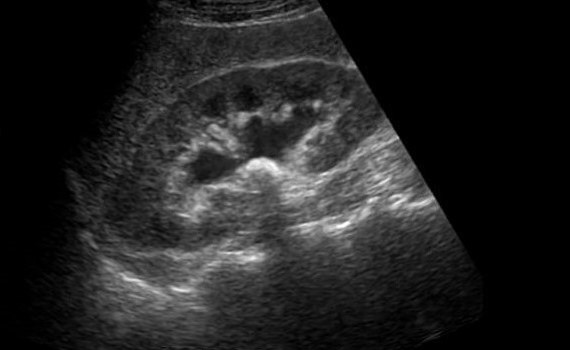
#> input picture final_stone1.jpg, 570 x 350 px, found by its file name
$ python code.py   (older library calls are emulated)
#> lines starting #> are read from the running program, lines starting #| are printed output that depends on the picture; after the words box and inside, x2 and y2 are one past the last pixel; in counts of white or black regions, pixels touching at a corner belong together
import cv2
import argparse
import numpy as np
import matplotlib.pyplot as plt
from skimage import morphology
import math

#s = r'images\final_normal1.jpeg'
s = r'images\final_stone1.jpg'
img = cv2.imread(s,0)
#> img is the input picture: shape (350, 570); min 0, max 255, mean 33.7

'''def Histeq(img):
    histogram = [0]*256
    for i in img:
        for j in i:
            histogram[int(j)]+=1
    cum = [histogram[0]]
    for i in range(1,len(histogram)):
    	cum.append( cum[-1]+histogram[i] )
    # cum = np.array(cum)
    num = (cum - np.min(cum)) * 255
    den = np.max(cum) - np.min(cum)
    cum = num/den
    new_img = np.zeros(img.shape)
    for i in range(len(new_img)):
        for j in range(len(new_img[0])):
            new_img[i][j] = cum[int(img[i][j])]
    return new_img'''
def get_Lap_kernel(kernel,inp_shape):
    m=inp_shape[0]
    n=inp_shape[1]
    lap_kernel = np.zeros((m+2,n+2))
    lap_kernel[0][0] = kernel[1][1]
    lap_kernel[0][1] = kernel[1][2]
    lap_kernel[1][0] = kernel[2][1]
    lap_kernel[1][1] = kernel[2][2]
    lap_kernel[m+1][0] = kernel[1][0]
    lap_kernel[0][n+1] = kernel[0][1]
    lap_kernel[m+1][n+1] = kernel[0][0]
    lap_kernel[m+1][1] = kernel[0][2]
    lap_kernel[1][n+1] = kernel[2][0]
    return lap_kernel

def lap(img):
    inp = img
    inp_shape = inp.shape
    inp_pad = np.zeros((inp_shape[0]+2,inp_shape[1]+2))
    for i in range(inp_shape[0]+2):
        for j in range(inp_shape[1]+2):
            if(i<inp_shape[0] and j<inp_shape[1]):
                inp_pad[i][j] = inp[i][j]
    inp_fft = np.fft.fft2(inp_pad)
    kernel = np.array([[0,1,0],[1,-4,1],[0,1,0]])
    lap_kernel = get_Lap_kernel(kernel,inp_shape)
    lap_kernel_fft = np.fft.fft2(lap_kernel)
    result_fft = np.multiply(inp_fft,lap_kernel_fft)
    result = np.fft.ifft2(result_fft)
    result =  inp_pad - result
    for i in range(inp_shape[0]+2):
        for j in range(inp_shape[1]+2):
            result[i][j] = min(255,result[i][j])
            result[i][j] = max(0,result[i][j])
    result=result[:inp_shape[0],:inp_shape[1]]
    return np.abs(result)
def do_fft(x):
    return np.fft.fftshift(np.fft.fft2(x))

def do_ifft(x):
    return np.fft.ifft2(np.fft.ifftshift(x))

def get_Gaussian_kernel(inp_shape):
    m=inp_shape[0]
    n=inp_shape[1]
    kernel = np.zeros(inp_shape)
    for i in range(m):
        for j in range(n):
            kernel[i][j] = math.sqrt(pow((i-m//2),2)+pow(j-n//2,2))
            kernel[i][j] = math.exp(-1*pow(kernel[i][j],2)/800)
    return kernel

def gaussian(img):
    inp = img
    inp_shape = inp.shape
    inp_fft = do_fft(inp)
    kernel_fft = get_Gaussian_kernel(inp_shape)
    result_fft = np.multiply(inp_fft,kernel_fft)
    result = do_ifft(result_fft)
    return np.abs(result)

def median_filter(img):
    img = np.pad(img, (1, 1), 'constant', constant_values=(0))
    for i in range(img.shape[0]-2):
        for j in range(img.shape[1]-2):
            # print(img[i:i+3,j:j+3])
            img[i][j] = np.median(img[i:i+3,j:j+3])
    return img

def median(img):
    im1 =  cv2.medianBlur(img,5)
    im2 =  cv2.medianBlur(im1,3)
    return im2

def segmentation(img):
    kernel = np.ones((5,5), np.uint8)
    img_erosion = cv2.erode(img, kernel, iterations=1)
    img_dilation = cv2.dilate(img, kernel, iterations=1)
    return img_erosion, img_dilation

def filter_extraction(img):
    ret, thresh1 = cv2.threshold(img, 250, 255, cv2.THRESH_BINARY + cv2.THRESH_OTSU)
    return thresh1

def pre_processing(img):
    plt.figure("Pre-processing")
    plt.title("Pre-processing")
    img_rm_small = morphology.remove_small_objects(img, min_size=5, connectivity=2, in_place=False)
    plt.subplot(2,2,1)
    plt.title("Input Image")
    plt.imshow(img,'gray')
    plt.xticks([])
    plt.yticks([])

    img_ostu = filter_extraction(img_rm_small)
    plt.subplot(2,2,2)
    plt.title("Applying otsu")
    plt.imshow(img_ostu,'gray')
    plt.xticks([])
    plt.yticks([])

    im_floodfill = img_ostu.copy()
    h, w = img_ostu.shape[:2]
    mask = np.zeros((h+2, w+2), np.uint8)
    cv2.floodFill(im_floodfill, mask, (0,0), 255)
    im_floodfill_inv = cv2.bitwise_not(im_floodfill)
    img_filled = img_ostu | im_floodfill_inv
    plt.subplot(2,2,3)
    plt.title("Filling")
    plt.imshow(img_filled,'gray')
    plt.xticks([])
    plt.yticks([])

    final_pre_processing_img = np.zeros(img.shape)

    for i in range(len(img)):
        for j in range(len(img[0])):
            if(img_filled[i][j]==0):
                final_pre_processing_img[i][j]=0
            else:
                final_pre_processing_img[i][j] = img[i][j]
    plt.subplot(2,2,4)
    plt.title("Final preprocessing")
    plt.imshow(final_pre_processing_img,'gray')
    plt.xticks([])
    plt.yticks([])
    # print(final_pre_processing_img)
    plt.show()
    return final_pre_processing_img

def enhancement(img):

    plt.figure("Image Enchancement")
    plt.title("Image Enchancement")
    plt.subplot(3,1,1)
    plt.title("Pre-processing Image")
    plt.imshow(img,'gray')
    plt.xticks([])
    plt.yticks([])

    img_gaussian = gaussian(img)
    plt.subplot(3,1,2)
    plt.title("Applying gaussian filter")
    plt.imshow(img_gaussian,'gray')
    plt.xticks([])
    plt.yticks([])


    img_median=median_filter(img_gaussian)
    plt.subplot(3,1,3)
    plt.title("Applying median filter")
    plt.imshow(img_median,'gray')
    plt.xticks([])
    plt.yticks([])

    plt.show()
    return img_median

def detection(img):
    final_pre_processing_img = pre_processing(img)
#> in filter_extraction, `ret, thresh1 = cv2.threshold(img, 250, 255, cv2.THRESH_BINARY + cv2.TH..`:
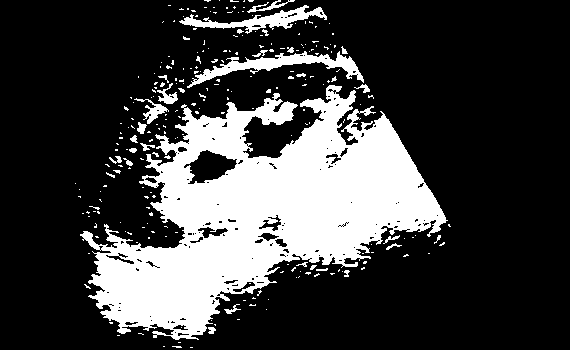
#> thresh1: shape (350, 570); 24.6% white; 255 white regions (223 under 20 px), largest, box (x1, y1, x2, y2) and area: (80, 85, 448, 340) 43327, (187, 51, 364, 88) 1769, (179, 5, 327, 34) 1276
#> in filter_extraction, `ret, thresh1 = cv2.threshold(img, 250, 255, cv2.THRESH_BINARY + cv2.TH..`: ret = 54
#> in pre_processing, `cv2.floodFill(im_floodfill, mask, (0,0), 255)`:
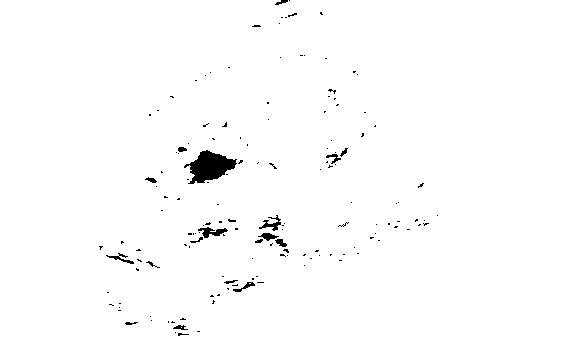
#> im_floodfill: shape (350, 570); 98.8% white; 150 black regions (132 under 20 px), largest, box (x1, y1, x2, y2) and area: (184, 150, 237, 184) 997, (198, 227, 228, 238) 160, (259, 215, 281, 231) 126
#> in pre_processing, `img_filled = img_ostu | im_floodfill_inv`: img_filled: shape (350, 570); 25.8% white; 253 white regions (221 under 20 px), largest, box (x1, y1, x2, y2) and area: (80, 85, 448, 340) 45711, (187, 51, 364, 88) 1788, (179, 5, 327, 34) 1318
#> after the loop in pre_processing, `for i in range(len(img)):`:
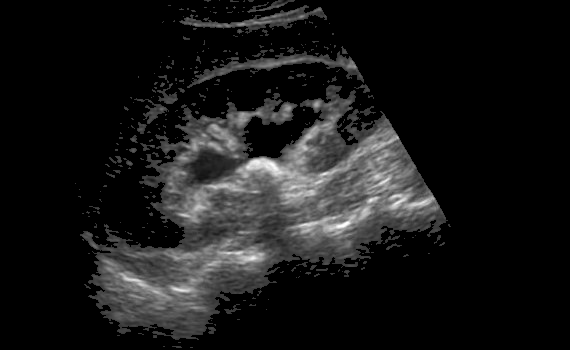
#> final_pre_processing_img: shape (350, 570) float64; min 0, max 255, mean 24.2
    final_enhanced_img = enhancement(final_pre_processing_img)
#> after the loop in get_Gaussian_kernel, `for i in range(m):`:
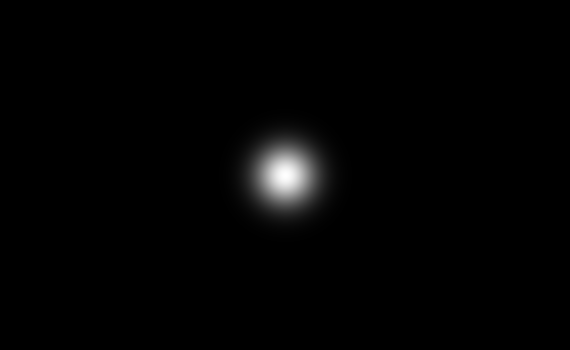
#> kernel: shape (350, 570) float64; min 1.91e-61, max 1, mean 0.0126
#> in gaussian, `return np.abs(result)`:
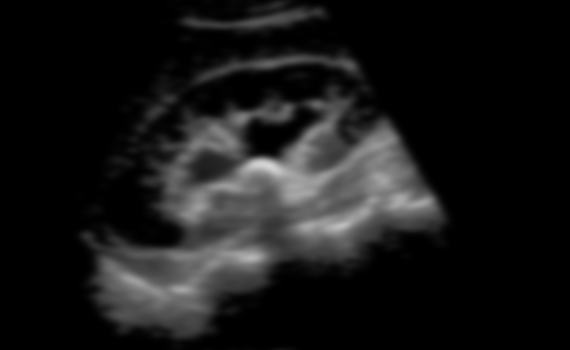
#> returned value: shape (350, 570) float64; min 8.36e-20, max 213.2, mean 24.2

    img_erosion , img_dilation =segmentation(final_enhanced_img)
#> in segmentation, `img_dilation = cv2.dilate(img, kernel, iterations=1)`:
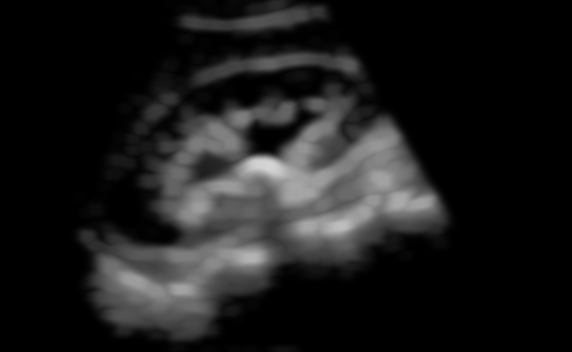
#> img_dilation: shape (352, 572) float64; min 7.01e-16, max 212.3, mean 27.7

    for i in range(len(img_erosion)):
        for j in range(len(img_erosion[0])):
            if(img_erosion[i][j]<190):
                img_erosion[i][j] = 0

    for i in range(len(img_dilation)):
        for j in range(len(img_dilation[0])):
            if(img_dilation[i][j]<190):
                img_dilation[i][j] = 0
    plt.figure("Segmentation")
    plt.title("Segmentation")
    plt.subplot(3,1,2)
    plt.title("Enhanced Image")
    plt.imshow(final_enhanced_img,'gray')
    plt.xticks([])
    plt.yticks([])

    plt.subplot(3,1,3)
    plt.title("Dilation followed by segmentation")
    plt.imshow(img_dilation,'gray')
    plt.xticks([])
    plt.yticks([])
    plt.subplot(3,1,1)
    plt.title("Input Image")
    plt.imshow(img,'gray')
    plt.xticks([])
    plt.yticks([])

    plt.show()

detection(img)
#> after the loop in detection, `for i in range(len(img_erosion)):`:
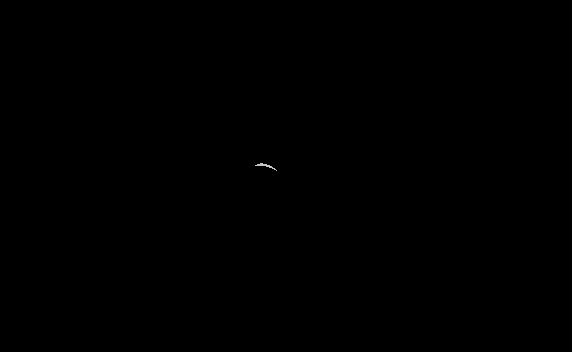
#> img_erosion: shape (352, 572) float64; min 0, max 202.1, mean 0

$ run again, with final_normal1.jpeg copied over final_stone1.jpg
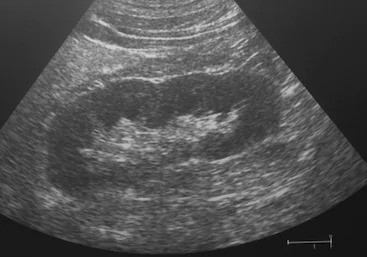
#> input picture final_normal1.jpeg, 367 x 257 px, found by its file name
#> img is the input picture: shape (257, 367); min 0, max 213, mean 80.1
#> in filter_extraction, `ret, thresh1 = cv2.threshold(img, 250, 255, cv2.THRESH_BINARY + cv2.TH..`:
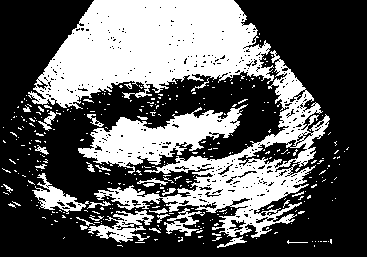
#> thresh1: shape (257, 367); 37.4% white; 354 white regions (324 under 20 px), largest, box (x1, y1, x2, y2) and area: (28, 0, 274, 109) 16456, (94, 50, 330, 238) 9533, (78, 104, 248, 174) 4787
#> ret = 87
#> im_floodfill: shape (257, 367); 97.1% white; black in thin lines or dots, all inside (x1, y1, x2, y2) = (33, 7, 328, 241)
#> img_filled: shape (257, 367); 40.3% white; 345 white regions (315 under 20 px), largest, box (x1, y1, x2, y2) and area: (28, 0, 274, 109) 16913, (94, 50, 330, 238) 11457, (78, 104, 248, 174) 4974
#> in segmentation, `img_dilation = cv2.dilate(img, kernel, iterations=1)`:
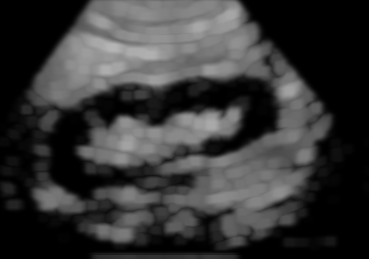
#> img_dilation: shape (259, 369) float64; min 5.08e-14, max 181.1, mean 54.7

$ run again, with final_stone2.jpg copied over final_stone1.jpg
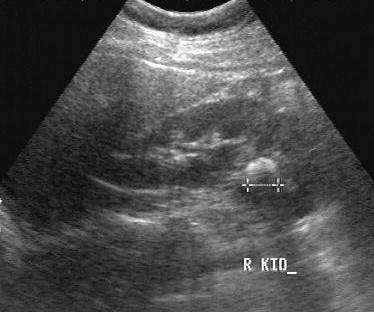
#> input picture final_stone2.jpg, 374 x 312 px, found by its file name
#> img is the input picture: shape (312, 374); min 0, max 255, mean 71.6
#> in filter_extraction, `ret, thresh1 = cv2.threshold(img, 250, 255, cv2.THRESH_BINARY + cv2.TH..`:
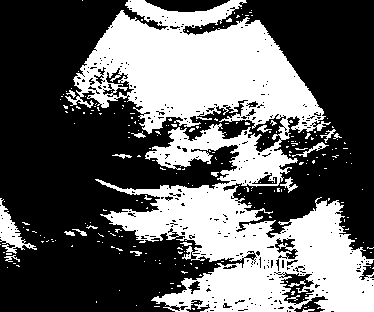
#> thresh1: shape (312, 374); 38.8% white; 251 white regions (231 under 20 px), largest, box (x1, y1, x2, y2) and area: (65, 0, 374, 312) 42987, (0, 198, 37, 254) 685, (292, 142, 329, 157) 115
#> ret = 80
#> im_floodfill: shape (312, 374); 78.3% white; 340 black regions (314 under 20 px), largest, box (x1, y1, x2, y2) and area: (183, 0, 374, 259) 21253, (145, 0, 230, 12) 726, (274, 272, 314, 305) 553
#> img_filled: shape (312, 374); 60.5% white; 1 black region, box (x1, y1, x2, y2) and area: (0, 0, 286, 312) 46049
#> after the loop in detection, `for i in range(len(img_erosion)):`:
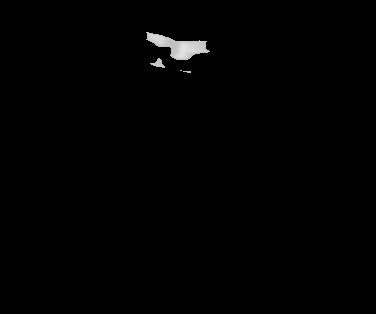
#> img_erosion: shape (314, 376) float64; min 0, max 227.9, mean 1.6
